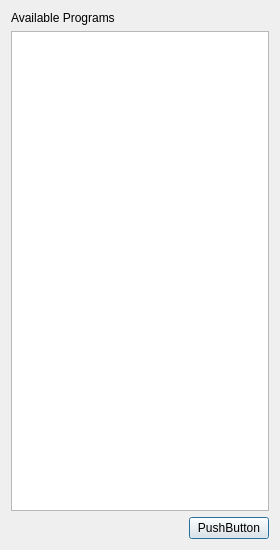
<?xml version="1.0" encoding="UTF-8"?>
<ui version="4.0">
 <class>Import_Target</class>
 <widget class="QDialog" name="Import_Target">
  <property name="geometry">
   <rect>
    <x>0</x>
    <y>0</y>
    <width>280</width>
    <height>550</height>
   </rect>
  </property>
  <property name="sizePolicy">
   <sizepolicy hsizetype="Fixed" vsizetype="Fixed">
    <horstretch>0</horstretch>
    <verstretch>0</verstretch>
   </sizepolicy>
  </property>
  <property name="minimumSize">
   <size>
    <width>280</width>
    <height>550</height>
   </size>
  </property>
  <property name="maximumSize">
   <size>
    <width>3000</width>
    <height>3000</height>
   </size>
  </property>
  <property name="windowTitle">
   <string>Select Export File Path</string>
  </property>
  <layout class="QGridLayout" name="gridLayout">
   <item row="3" column="1">
    <widget class="QPushButton" name="pbn_write">
     <property name="text">
      <string>PushButton</string>
     </property>
    </widget>
   </item>
   <item row="3" column="0">
    <spacer name="horizontalSpacer">
     <property name="orientation">
      <enum>Qt::Horizontal</enum>
     </property>
     <property name="sizeHint" stdset="0">
      <size>
       <width>40</width>
       <height>20</height>
      </size>
     </property>
    </spacer>
   </item>
   <item row="1" column="0" colspan="2">
    <widget class="QListWidget" name="lst_chkboxes"/>
   </item>
   <item row="0" column="0">
    <widget class="QLabel" name="label">
     <property name="text">
      <string>Available Programs</string>
     </property>
    </widget>
   </item>
  </layout>
 </widget>
 <resources/>
 <connections/>
</ui>
